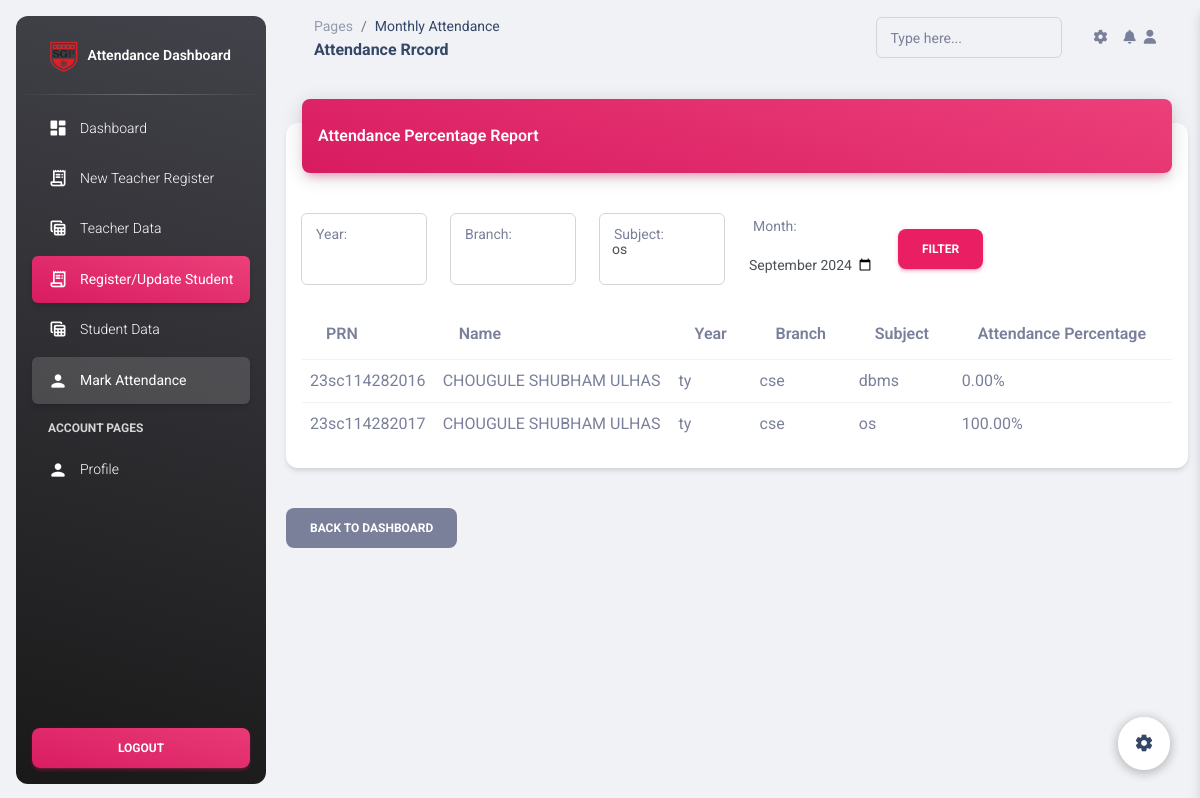
The app's page /monthlyatt.php (signed in) with its own data.
### tables this page shows
CREATE TABLE `attendance` (
  `prn` varchar(50) NOT NULL,
  `rollno` int(11) NOT NULL,
  `name` varchar(100) DEFAULT NULL,
  `year` int(11) DEFAULT NULL,
  `branch` varchar(50) DEFAULT NULL,
  `division` varchar(10) DEFAULT NULL,
  `batch` varchar(10) DEFAULT NULL,
  `date` date DEFAULT NULL,
  `subject` varchar(100) DEFAULT NULL,
  `status` varchar(20) DEFAULT NULL
);

CREATE TABLE `studentdata` (
  `student_id` int(11) NOT NULL,
  `prn` varchar(20) NOT NULL,
  `rollno` varchar(10) NOT NULL,
  `name` varchar(100) NOT NULL,
  `year` varchar(11) NOT NULL,
  `branch` varchar(50) NOT NULL,
  `div` mediumtext NOT NULL,
  `batch` varchar(20) NOT NULL,
  `address` text DEFAULT NULL,
  `phone` varchar(15) DEFAULT NULL,
  `username` varchar(50) NOT NULL,
  `password` varchar(100) NOT NULL
);

### monthlyatt.php (the view, shortened to what this page needs)
<!DOCTYPE html>
<html lang="en">
<head>
  <link href="../assets/css/nucleo-icons.css" rel="stylesheet" />
  <link href="../assets/css/nucleo-svg.css" rel="stylesheet" />
  <link id="pagestyle" href="../assets/css/material-dashboard.css?v=3.1.0" rel="stylesheet" />
</head>
<body class="g-sidenav-show  bg-gray-200">
  <aside class="sidenav navbar navbar-vertical navbar-expand-xs border-0 border-radius-xl my-3 fixed-start ms-3   bg-gradient-dark" id="sidenav-main">
    <div class="sidenav-header">
      <a class="navbar-brand m-0" href=" https://demos.creative-tim.com/material-dashboard/pages/dashboard " target="_blank">
        <img src="./assets/img/mainl.png" class="navbar-brand-img h-100" alt="main_logo">
        <span class="ms-1 font-weight-bold text-white">Attendance Dashboard</span>
      </a>
    </div>
    <hr class="horizontal light mt-0 mb-2">
    <div class="collapse navbar-collapse  w-auto " id="sidenav-collapse-main">
      <ul class="navbar-nav">
        <li class="nav-item">
          <a class="nav-link text-white " href="dashboard.php">
            <div class="text-white text-center me-2 d-flex align-items-center justify-content-center">
              <i class="material-icons opacity-10">dashboard</i>
            </div>
            <span class="nav-link-text ms-1">Dashboard</span>
          </a>
        </li>
        <li class="nav-item">
          <a class="nav-link text-white  " href="teacherregister.php">
            <div class="text-white text-center me-2 d-flex align-items-center justify-content-center">
              <i class="material-icons opacity-10">receipt_long</i>
            </div>
            <span class="nav-link-text ms-1">New Teacher Register</span>
          </a>
        </li>
        <li class="nav-item">
          <a class="nav-link text-white " href="teacherdata.php">
            <div class="text-white text-center me-2 d-flex align-items-center justify-content-center">
              <i class="material-icons opacity-10">table_view</i>
            </div>
            <span class="nav-link-text ms-1">Teacher Data</span>
          </a>
        </li>
        <li class="nav-item">
          <a class="nav-link text-white active bg-gradient-primary" href="registerstudent.php">
            <div class="text-white text-center me-2 d-flex align-items-center justify-content-center">
              <i class="material-icons opacity-10">receipt_long</i>
            </div>
            <span class="nav-link-text ms-1">Register/Update Student</span>
          </a>
        </li>
        <li class="nav-item">
          <a class="nav-link text-white " href="studentdata.php">
            <div class="text-white text-center me-2 d-flex align-items-center justify-content-center">
              <i class="material-icons opacity-10">table_view</i>
            </div>
            <span class="nav-link-text ms-1">Student Data</span>
          </a>
        </li>
        <li class="nav-item">
          <a class="nav-link text-white active " href="markattendance.php">
            <div class="text-white text-center me-2 d-flex align-items-center justify-content-center">
              <i class="material-icons opacity-10">person</i>
            </div>
            <span class="nav-link-text ms-1">Mark Attendance</span>
          </a>
        </li>
        <li class="nav-item mt-3">
          <h6 class="ps-4 ms-2 text-uppercase text-xs text-white font-weight-bolder opacity-8">Account pages</h6>
        </li>
        <li class="nav-item">
          <a class="nav-link text-white " href="../pages/profile.html">
            <div class="text-white text-center me-2 d-flex align-items-center justify-content-center">
              <i class="material-icons opacity-10">person</i>
            </div>
            <span class="nav-link-text ms-1">Profile</span>
          </a>
        </li>
      </ul>
    </div>
    <div class="sidenav-footer position-absolute w-100 bottom-0 ">
      <div class="mx-3">
        <form action="logout.php" method="post">
            <button class="btn bg-gradient-primary w-100"  type="submit">LOGOUT</button>
        </form>
    </div>
    </div>
  </aside>
  <main class="main-content position-relative max-height-vh-100 h-100 border-radius-lg ">
    <nav class="navbar navbar-main navbar-expand-lg px-0 mx-4 shadow-none border-radius-xl" id="navbarBlur" data-scroll="true">
      <div class="container-fluid py-1 px-3">
        <nav aria-label="breadcrumb">
          <ol class="breadcrumb bg-transparent mb-0 pb-0 pt-1 px-0 me-sm-6 me-5">
            <li class="breadcrumb-item text-sm"><a class="opacity-5 text-dark" href="javascript:;">Pages</a></li>
            <li class="breadcrumb-item text-sm text-dark active" aria-current="page">Monthly Attendance</li>
          </ol>
          <h6 class="font-weight-bolder mb-0">Attendance Rrcord
          </h6>
        </nav>
        <div class="collapse navbar-collapse mt-sm-0 mt-2 me-md-0 me-sm-4" id="navbar">
          <div class="ms-md-auto pe-md-3 d-flex align-items-center">
            <div class="input-group input-group-outline">
              <label class="form-label">Type here...</label>
              <input type="text" class="form-control">
            </div>
          </div>
          <ul class="navbar-nav  justify-content-end">
            <li class="nav-item px-3 d-flex align-items-center">
              <a href="javascript:;" class="nav-link text-body p-0">
                <i class="fa fa-cog fixed-plugin-button-nav cursor-pointer"></i>
              </a>
            </li>
            <li class="nav-item dropdown pe-2 d-flex align-items-center">
              <a href="javascript:;" class="nav-link text-body p-0" id="dropdownMenuButton" data-bs-toggle="dropdown" aria-expanded="false">
                <i class="fa fa-bell cursor-pointer"></i>
              </a>
            </li>
            <li class="nav-item d-flex align-items-center">
              <a href="../pages/sign-in.html" class="nav-link text-body font-weight-bold px-0">
                <i class="fa fa-user me-sm-1"></i>
              </a>
            </li>
          </ul>
        </div>
      </div>
    </nav>
    <div class="fixed-plugin">
    <a class="fixed-plugin-button text-dark position-fixed px-3 py-2">
    </a>
  </div>
  <div class="container my-4">
        <div class="row">
            <div class="col-12">
                <div class="card my-4">
                    <div class="card-header p-0 position-relative mt-n4 mx-3 z-index-2">
                        <div class="bg-gradient-primary shadow-primary border-radius-lg pt-4 pb-3">
                            <h6 class="text-white text-capitalize ps-3">Attendance Percentage Report</h6>
                        </div>
                    </div>
                    <div class="card-body px-0 pb-2">
                        <div class="p-3">
                            <?php
                            $servername = "localhost";
                            $username = "root";
                            $password = "";
                            $database = "manag";
                            $conn = new mysqli($servername, $username, $password, $database);
                            $year = isset($_POST['year']) ? $_POST['year'] : '';
                            $branch = isset($_POST['branch']) ? $_POST['branch'] : '';
                            $subject = isset($_POST['subject']) ? $_POST['subject'] : '';
                            $selected_month = isset($_POST['month']) ? $_POST['month'] : date('Y-m');
                            $sql_attendance = "SELECT * FROM attendance WHERE 1=1";
                            $sql_attendance .= " AND DATE_FORMAT(date, '%Y-%m') = '$selected_month'";
                            $result_attendance = $conn->query($sql_attendance);
                            $attendance_data = [];
                            if ($result_attendance->num_rows > 0) {
                                while ($row_attendance = $result_attendance->fetch_assoc()) {
                                    $prn = $row_attendance['prn'];
                                    $subject = $row_attendance['subject'];
                                    $status = $row_attendance['status'];
                                    if (!isset($attendance_data[$prn])) {
                                        $attendance_data[$prn] = [];
                                    }
                                    if (!isset($attendance_data[$prn][$subject])) {
                                        $attendance_data[$prn][$subject] = ['present' => 0, 'total' => 0];
                                    }
                                    $attendance_data[$prn][$subject]['total']++;
                                    if ($status == 'Present') {
                                        $attendance_data[$prn][$subject]['present']++;
                                    }
                                }
                            }
                            ?>
                            <form method="POST" action="" class="mb-4">
                                <div class="row">
                                    <div class="input-group input-group-outline col-md-2" style="width: 16.666667%;">
                                        <label class="form-label" for="year">Year:</label>
                                        <input type="text" class="form-control" id="year" name="year" value="<?php echo $year; ?>">
                                    </div>
                                    <div class="input-group input-group-outline col-md-2" style="width: 16.666667%;">
                                        <label class="form-label" for="branch">Branch:</label>
                                        <input type="text" class="form-control" id="branch" name="branch" value="<?php echo $branch; ?>">
                                    </div>
                                    <div class="input-group input-group-outline col-md-2" style="width: 16.666667%;">
                                        <label class="form-label" for="subject">Subject:</label>
                                        <input type="text" class="form-control" id="subject" name="subject" value="<?php echo $subject; ?>">
                                    </div>
                                    <div class="form-group col-md-2">
                                        <label for="month">Month:</label>
                                        <input type="month" class="form-control" id="month" name="month" value="<?php echo $selected_month; ?>">
                                    </div>
                                    <div class="form-group col-md-2 align-self-end">
                                        <button type="submit" class="btn btn-primary">Filter</button>
                                    </div>
                                </div>
                            </form>
                            <?php
                            if (!empty($attendance_data)) {
                                echo "<table class='table align-items-center mb-0'>";
                                echo "<thead>";
                                echo "<tr>";
                                echo "<th>PRN</th><th>Name</th><th>Year</th><th>Branch</th><th>Subject</th><th>Attendance Percentage</th>";
                                echo "</tr>";
                                echo "</thead>";
                                echo "<tbody>";
                                foreach ($attendance_data as $prn => $subjects) {
                                    foreach ($subjects as $subject => $data) {
                                        $percentage = ($data['present'] / $data['total']) * 100;
                                        $sql_student = "SELECT * FROM studentdata WHERE prn = '$prn'";
                                        $result_student = $conn->query($sql_student);
                                        $student = $result_student->fetch_assoc();
                                        echo "<tr>";
                                        echo "<td>".$student['prn']."</td>";
                                        echo "<td>".$student['name']."</td>";
                                        echo "<td>".$student['year']."</td>";
                                        echo "<td>".$student['branch']."</td>";
                                        echo "<td>".$subject."</td>";
                                        echo "<td>".number_format($percentage, 2)."%</td>";
                                        echo "</tr>";
                                    }
                                }
                                echo "</tbody>";
                                echo "</table>";
                            } else {
                                echo "<p>No attendance records available.</p>";
                            }
                            ?>
                        </div>
                    </div>
                </div>
            </div>
        </div>
        <a href="teacherdashboard.php" class="btn btn-secondary mt-3">Back to Dashboard</a>
    </div>
  </main>
  <div class="fixed-plugin">
    <a class="fixed-plugin-button text-dark position-fixed px-3 py-2">
      <i class="material-icons py-2">settings</i>
    </a>
  </div>
</body>
</html>

### records on screen
attendance: subject "os"
studentdata: prn "23sc114282016", name "CHOUGULE SHUBHAM ULHAS", year "ty", branch "cse", subject "dbms", percentage "0.00"
studentdata: prn "23sc114282017", name "CHOUGULE SHUBHAM ULHAS", year "ty", branch "cse", percentage "100.00"
